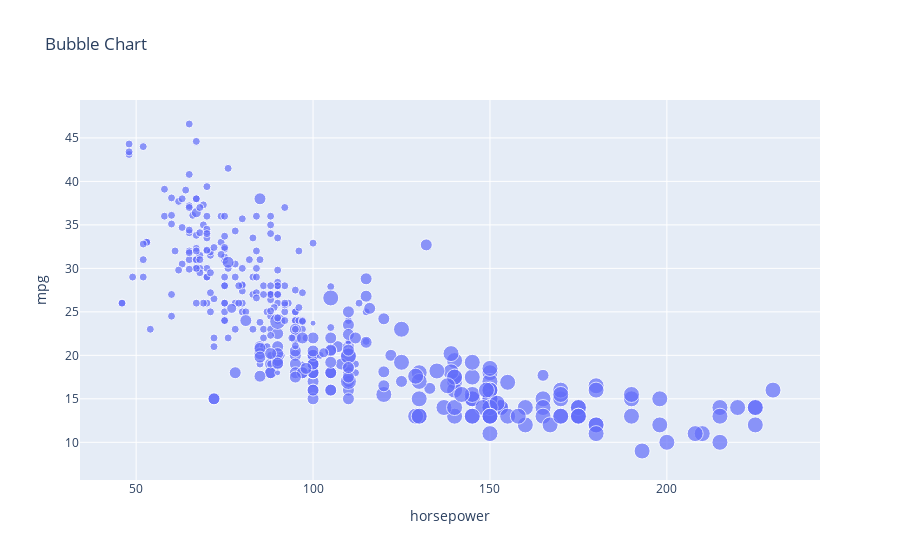

This figure's notebook cell:
### Markdown cell above
plots normally scale well to the width of a JupyterLab cell, however the default height can be restricted. This can be modified by usign the height keyword input argument in the layout:

### Code cell
layout = go.Layout(title="Bubble Chart", 
                   xaxis=dict(title="horsepower"), 
                   yaxis=dict(title="mpg"), 
                   height=600)
fig = go.Figure(data=data, layout=layout)
pyo.iplot(fig)

### Figure 1 — Plotly figure (JSON) as saved in the notebook; plotly's stock layout.template omitted (floating-point values rounded to 4 significant figures; data arrays with more than 128 entries replaced by an {"elided": "..."} marker saying what was removed)
{"data": [{"marker": {"size": {"elided": "392 int values"}}, "mode": "markers", "text": {"elided": "392 str values"}, "type": "scatter", "x": {"elided": "392 int values"}, "y": {"elided": "392 float values"}}], "layout": {"autosize": true, "title": {"text": "Bubble Chart"}, "xaxis": {"autorange": true, "range": [34.63, 242.3], "title": {"text": "horsepower"}, "type": "linear"}, "yaxis": {"autorange": true, "range": [5.789, 49.29], "title": {"text": "mpg"}, "type": "linear"}}}
